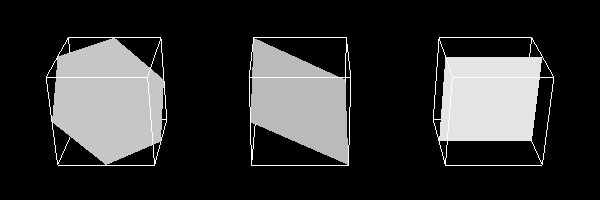

Recreate this plot in Python.
#!/usr/bin/env python
# Demonstrate vtkBox IntersectWithPlane on three cubes with different plane orientations.

import vtkmodules.vtkInteractionStyle  # noqa: F401
import vtkmodules.vtkRenderingOpenGL2  # noqa: F401

from vtkmodules.vtkCommonCore import vtkPoints
from vtkmodules.vtkCommonDataModel import vtkBox, vtkCellArray, vtkPolyData
from vtkmodules.vtkFiltersSources import vtkCubeSource
from vtkmodules.vtkRenderingCore import (
    vtkActor,
    vtkPolyDataMapper,
    vtkRenderWindow,
    vtkRenderWindowInteractor,
    vtkRenderer,
)

# Create three cubes.
box_l = vtkCubeSource()
box_l.SetBounds(-2.5, -1.5, -0.5, 0.5, -0.5, 0.5)
box_c = vtkCubeSource()
box_c.SetBounds(-0.5, 0.5, -0.5, 0.5, -0.5, 0.5)
box_r = vtkCubeSource()
box_r.SetBounds(1.5, 2.5, -0.5, 0.5, -0.5, 0.5)

box_l_mapper = vtkPolyDataMapper()
box_l_mapper.SetInputConnection(box_l.GetOutputPort())
box_l_actor = vtkActor()
box_l_actor.SetMapper(box_l_mapper)
box_l_actor.GetProperty().SetRepresentationToWireframe()
box_l_actor.GetProperty().SetAmbient(1)

box_c_mapper = vtkPolyDataMapper()
box_c_mapper.SetInputConnection(box_c.GetOutputPort())
box_c_actor = vtkActor()
box_c_actor.SetMapper(box_c_mapper)
box_c_actor.GetProperty().SetRepresentationToWireframe()
box_c_actor.GetProperty().SetAmbient(1)

box_r_mapper = vtkPolyDataMapper()
box_r_mapper.SetInputConnection(box_r.GetOutputPort())
box_r_actor = vtkActor()
box_r_actor.SetMapper(box_r_mapper)
box_r_actor.GetProperty().SetRepresentationToWireframe()
box_r_actor.GetProperty().SetAmbient(1)

xout = [0.0] * 18
bds = [0.0] * 6
clip_box = vtkBox()

# Left: normal = [1, 1, 1].
normal = [1, 1, 1]
origin = list(box_l.GetCenter())
box_l.GetBounds(bds)
num_ints = clip_box.IntersectWithPlane(bds, origin, normal, xout)
pts_l = vtkPoints()
pts_l.SetDataTypeToDouble()
pts_l.SetNumberOfPoints(num_ints)
poly_l = vtkCellArray()
poly_l.InsertNextCell(num_ints)
for i in range(num_ints):
    pts_l.SetPoint(i, xout[3 * i], xout[3 * i + 1], xout[3 * i + 2])
    poly_l.InsertCellPoint(i)
pd_l = vtkPolyData()
pd_l.SetPoints(pts_l)
pd_l.SetPolys(poly_l)
mapper_pl = vtkPolyDataMapper()
mapper_pl.SetInputData(pd_l)
actor_pl = vtkActor()
actor_pl.SetMapper(mapper_pl)

# Center: normal = [0.4, 0.8, 0.4].
normal = [0.4, 0.8, 0.4]
origin = list(box_c.GetCenter())
box_c.GetBounds(bds)
num_ints = clip_box.IntersectWithPlane(bds, origin, normal, xout)
pts_c = vtkPoints()
pts_c.SetDataTypeToDouble()
pts_c.SetNumberOfPoints(num_ints)
poly_c = vtkCellArray()
poly_c.InsertNextCell(num_ints)
for i in range(num_ints):
    pts_c.SetPoint(i, xout[3 * i], xout[3 * i + 1], xout[3 * i + 2])
    poly_c.InsertCellPoint(i)
pd_c = vtkPolyData()
pd_c.SetPoints(pts_c)
pd_c.SetPolys(poly_c)
mapper_pc = vtkPolyDataMapper()
mapper_pc.SetInputData(pd_c)
actor_pc = vtkActor()
actor_pc.SetMapper(mapper_pc)

# Right: normal = [0, 0, 1].
normal = [0, 0, 1]
origin = list(box_r.GetCenter())
box_r.GetBounds(bds)
num_ints = clip_box.IntersectWithPlane(bds, origin, normal, xout)
pts_r = vtkPoints()
pts_r.SetDataTypeToDouble()
pts_r.SetNumberOfPoints(num_ints)
poly_r = vtkCellArray()
poly_r.InsertNextCell(num_ints)
for i in range(num_ints):
    pts_r.SetPoint(i, xout[3 * i], xout[3 * i + 1], xout[3 * i + 2])
    poly_r.InsertCellPoint(i)
pd_r = vtkPolyData()
pd_r.SetPoints(pts_r)
pd_r.SetPolys(poly_r)
mapper_pr = vtkPolyDataMapper()
mapper_pr.SetInputData(pd_r)
actor_pr = vtkActor()
actor_pr.SetMapper(mapper_pr)
renderer = vtkRenderer()
renderer.AddActor(box_l_actor)
renderer.AddActor(box_c_actor)
renderer.AddActor(box_r_actor)
renderer.AddActor(actor_pl)
renderer.AddActor(actor_pc)
renderer.AddActor(actor_pr)

render_window = vtkRenderWindow()
render_window.SetSize(600, 200)
render_window.AddRenderer(renderer)
render_window.SetWindowName("box plane intersection")

renderer.GetActiveCamera().SetFocalPoint(0, 0, 0)
renderer.GetActiveCamera().SetPosition(0, 0.5, 1)
renderer.ResetCamera()
renderer.GetActiveCamera().Zoom(2.5)

interactor = vtkRenderWindowInteractor()
interactor.SetRenderWindow(render_window)

interactor.Initialize()
interactor.Start()
